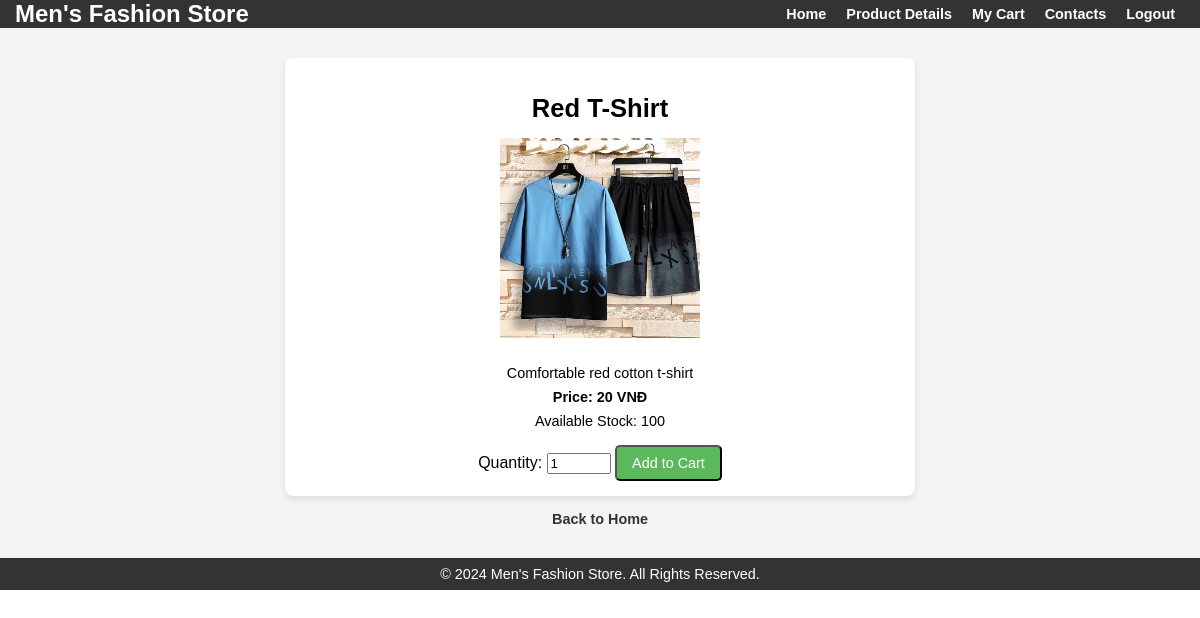
The page /productdetail.php?id=1 on the database its author committed.
### tables this page shows
CREATE TABLE `product` (
  `product_id` int NOT NULL,
  `name` varchar(100) NOT NULL,
  `description` text,
  `price` decimal(10,2) NOT NULL,
  `stock_quantity` int DEFAULT '0',
  `image_url` varchar(255) DEFAULT NULL,
  `created_at` timestamp NULL DEFAULT CURRENT_TIMESTAMP
);

### productdetail.php (the view, shortened to what this page needs)
<?php
    include "Connect.php";
    $product_id = isset($_GET['id']) ? intval($_GET['id']) : 0;
    $sql = "SELECT * FROM Product WHERE product_id = $product_id";
    $result = mysqli_query($conn, $sql);
    if ($result && mysqli_num_rows($result) > 0) {
        $product = mysqli_fetch_assoc($result);
        $name = $product['name'];
        $description = $product['description'];
        $price = $product['price'];
        $stock_quantity = $product['stock_quantity'];
        $image_url = $product['image_url'];
    } else {
        echo "<p>Product not found!</p>";
        exit;
    }
?>
<!DOCTYPE html>
<html lang="en">
<head>
    <link rel="stylesheet" href="detail.css">
</head>
<body>
    <header>
        <div class="logo">
            <h1>Men's Fashion Store</h1>
        </div>
        <nav>
            <ul>
            <li><a href="home.php">Home</a></li>
                <li><a href="#productdetail.php">Product Details</a></li>
                <li><a href="cart.php">My Cart</a></li>
                <li><a href="contact.php">Contacts</a></li>
                <li><a href="login.php">Logout</a></li>
            </ul>
        </nav>
    </header>
    <section class="product-details">
        <div class="product-info">
            <h2><?php echo htmlspecialchars($name); ?></h2>
            <img src="images/<?php echo htmlspecialchars($image_url); ?>" alt="<?php echo htmlspecialchars($name); ?>">
            <p><?php echo htmlspecialchars($description); ?></p>
            <p><b>Price: <?php echo number_format($price, 0, ',', '.'); ?> VNĐ</b></p>
            <p>Available Stock: <?php echo $stock_quantity; ?></p>
            <form action="cart.php" method="POST">
                <label for="quantity">Quantity:</label>
                <input type="number" id="quantity" name="quantity" value="1" min="1" max="<?php echo $stock_quantity; ?>">
                <button type="submit" class="btn btn-success">Add to Cart</button>
            </form>
        </div>
        <a href="home.php" class="back-link">Back to Home</a>
    </section>
    <footer>
        <div class="footer-content">
            <p>&copy; 2024 Men's Fashion Store. All Rights Reserved.</p>
        </div>
    </footer>
</body>
</html>

### detail.css (style rules this page uses)
body { font-family: Arial, sans-serif; margin: 0; padding: 0; }
header { background-color: #333; color: #fff; padding: 15px 0; display: flex; justify-content: space-between; align-items: center; padding: 0 15px; }
header .logo h1 { margin: 0; font-size: 1.5em; }
nav ul { list-style: none; margin: 0; padding: 0; display: flex; }
nav ul li { margin: 0 10px; }
nav ul li a { color: #fff; text-decoration: none; font-weight: bold; font-size: 0.9em; }
section.product-details { padding: 30px 15px; background-color: #f4f4f4; text-align: center; }
section.product-details h2 { font-size: 1.6em; margin-bottom: 15px; }
section.product-details .product-info { background-color: #fff; padding: 15px; border-radius: 8px; max-width: 600px; margin: 0 auto; box-shadow: 0 3px 6px rgba(0, 0, 0, 0.1); }
section.product-details img { width: 200px; height: auto; margin-bottom: 15px; }
section.product-details p { margin: 8px 0; font-size: 0.9em; }
section.product-details .btn { display: inline-block; padding: 8px 15px; margin-top: 8px; text-decoration: none; border-radius: 5px; font-size: 0.9em; }
section.product-details .btn-success { background-color: #5cb85c; color: #fff; }
section.product-details .back-link { display: inline-block; margin-top: 15px; text-decoration: none; color: #333; font-weight: bold; font-size: 0.9em; }
footer { background-color: #333; color: #fff; padding: 8px 0; text-align: center; }
footer p { margin: 0; font-size: 0.9em; }

### rows shown on the page
product: name "Red T-Shirt", image_url (picture), description "Comfortable red cotton t-shirt", price "20", stock_quantity "100"
